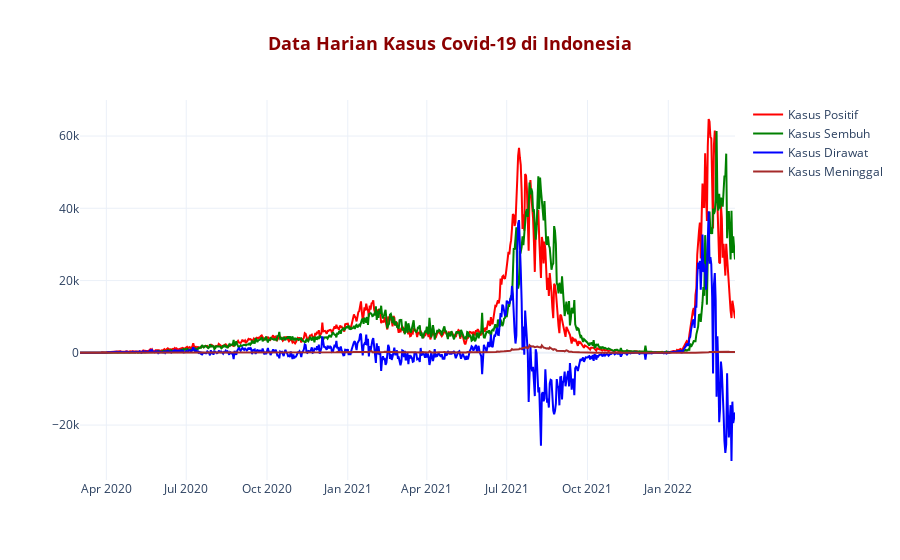

The code cell stored with this chart in its notebook:
### Code cell
fig = go.Figure()

fig.add_trace(go.Scatter(x = data.index,
                        y = data['kasus_positif'],
                        mode = 'lines',
                        name = 'Kasus Positif',
                        marker_color = 'red'))


fig.add_trace(go.Scatter(x = data.index,
                        y = data['kasus_sembuh'],
                        mode = 'lines',
                        name = 'Kasus Sembuh',
                        marker_color = 'green'))


fig.add_trace(go.Scatter(x = data.index,
                        y = data['kasus_dirawat'],
                        mode = 'lines',
                        name = 'Kasus Dirawat',
                        marker_color = 'blue'))

fig.add_trace(go.Scatter(x = data.index,
                        y = data['kasus_meninggal'],
                        mode = 'lines',
                        name = 'Kasus Meninggal',
                        marker_color = 'brown'))

fig.update_layout(title = '<b> Data Harian Kasus Covid-19 di Indonesia <b>',
                  title_x = 0.5,
                  title_font = dict(size = 18, color = 'Darkred'),
                  template = 'plotly_white')

fig.show()

### Figure 1 — Plotly figure (JSON) as saved in the notebook; plotly's stock layout.template omitted (floating-point values rounded to 4 significant figures; data arrays with more than 128 entries replaced by an {"elided": "..."} marker saying what was removed)
{"data": [{"marker": {"color": "red"}, "mode": "lines", "name": "Kasus Positif", "type": "scatter", "x": {"elided": "747 str values"}, "y": {"elided": "747 int values"}}, {"marker": {"color": "green"}, "mode": "lines", "name": "Kasus Sembuh", "type": "scatter", "x": {"elided": "747 str values"}, "y": {"elided": "747 int values"}}, {"marker": {"color": "blue"}, "mode": "lines", "name": "Kasus Dirawat", "type": "scatter", "x": {"elided": "747 str values"}, "y": {"elided": "747 int values"}}, {"marker": {"color": "brown"}, "mode": "lines", "name": "Kasus Meninggal", "type": "scatter", "x": {"elided": "747 str values"}, "y": {"elided": "747 int values"}}], "layout": {"title": {"font": {"color": "Darkred", "size": 18}, "text": "<b> Data Harian Kasus Covid-19 di Indonesia <b>", "x": 0.5}}}
